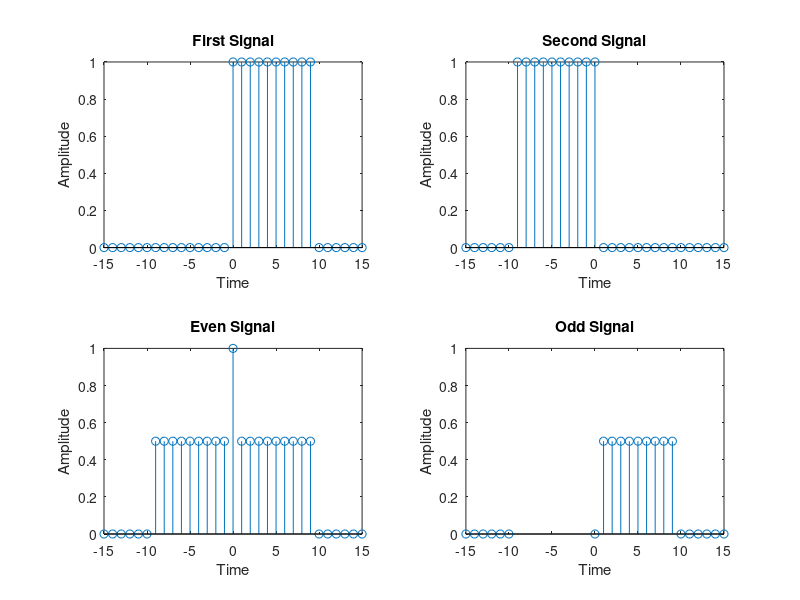

This figure's MATLAB source:


clc;
clear all;
close all;



n=-15:1:15;
y1=[zeros(1,15),ones(1,10),zeros(1,6)];
subplot(2,2,1);
stem(n,y1);
xlabel('Time');
ylabel('Amplitude');
title('First Signal');
axis([-15 15 0 1]);

y2=fliplr(y1);
subplot(2,2,2);
stem(n,y2);
xlabel('Time');
ylabel('Amplitude');
title('Second Signal');
axis([-15 15 0 1]);

ye=0.5*(y1+y2);
subplot(2,2,3);
stem(n,ye);
xlabel('Time');
ylabel('Amplitude');
title('Even Signal');
axis([-15 15 0 1]);


yo=0.5*(y1-y2);
subplot(2,2,4);
stem(n,yo);
xlabel('Time');
ylabel('Amplitude');
title('Odd Signal');
axis([-15 15 0 1]);






